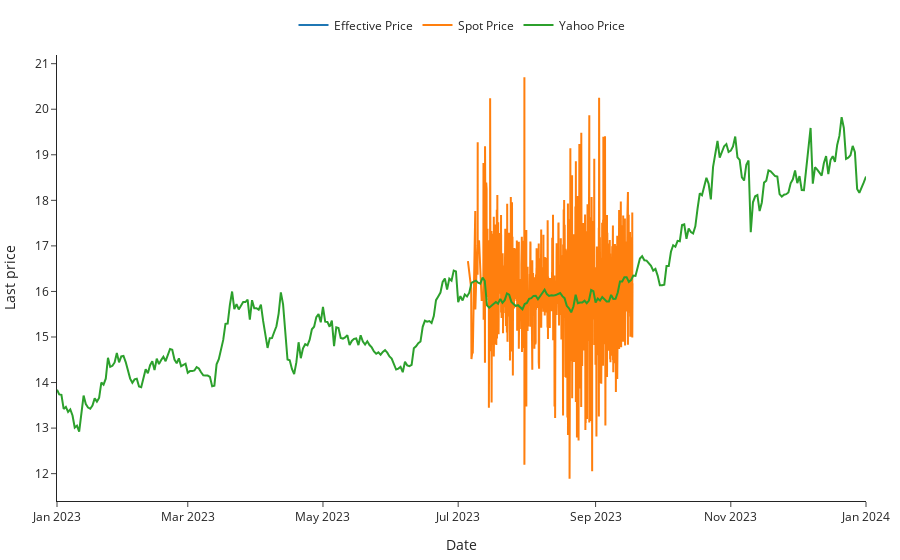

The cell this chart's notebook holds for it:
### Code cell
fig = go.Figure(layout=layout)

fig.add_trace(go.Scatter(x=swap_df.index,
                            y=swap_df['last_price'].astype(
                                float),
                            mode='lines',
                            name = 'Effective Price'))

fig.add_trace(go.Scatter(x=swap_df.index,
                            y=swap_df['spot_price'].astype(
                                float),
                            mode='lines',
                            name = 'Spot Price'))

fig.add_trace(go.Scatter(x=prices_df['Date'],
                            y=prices_df['Adj Close'].astype(
                                float),
                            mode='lines',
                            name = 'Yahoo Price'))

fig.update_layout(xaxis_title='Date',
                    yaxis_title='Last price', showlegend=True,
                    legend=dict(xanchor='center', x=0.5, y=1.10, orientation='h'),)
#fig.write_image(f"./plots/{contract_name}_{event_name}.pdf")
fig.show()

### Figure 1 — Plotly figure (JSON) as saved in the notebook; plotly's stock layout.template omitted (floating-point values rounded to 4 significant figures; data arrays with more than 128 entries replaced by an {"elided": "..."} marker saying what was removed)
{"data": [{"mode": "lines", "name": "Effective Price", "type": "scatter", "x": {"elided": "6567 str values"}, "y": {"elided": "6567 null values"}}, {"mode": "lines", "name": "Spot Price", "type": "scatter", "x": {"elided": "6567 str values"}, "y": {"elided": "6567 float values"}}, {"mode": "lines", "name": "Yahoo Price", "type": "scatter", "x": {"elided": "366 str values"}, "y": {"elided": "366 float values"}}], "layout": {"legend": {"orientation": "h", "x": 0.5, "xanchor": "center", "y": 1.1}, "margin": {"b": 10, "l": 10, "r": 10, "t": 10}, "showlegend": true, "xaxis": {"title": {"text": "Date"}}, "yaxis": {"title": {"text": "Last price"}}}}
